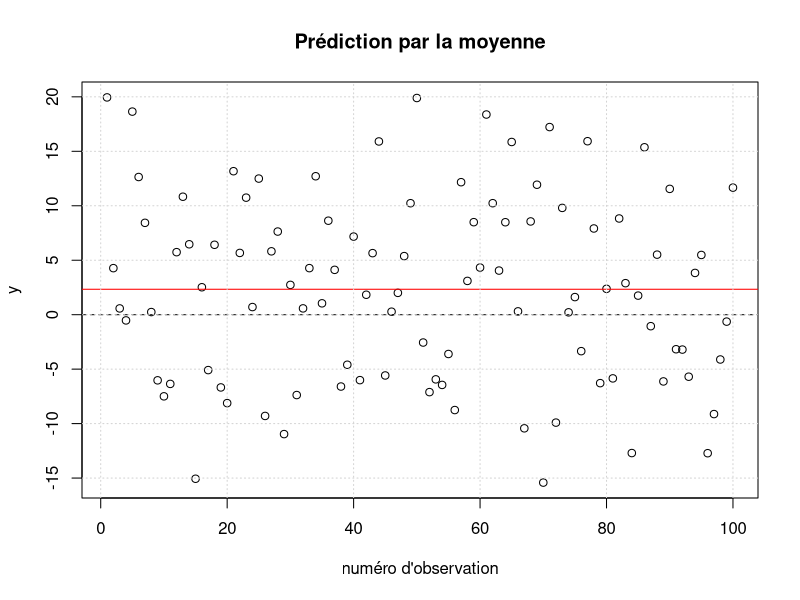

Reproduce this figure in R.
# Script R challenge 2024-2025
# Majeure SD, UP2 : apprentissage statistique
# Techniques de Régression pour la prédiction

# 0. Données d'apprentissage

data <- read.table(file="data.txt", header=TRUE)
y <- data[,1]             # réponse
X <- data[,-1]            # matrice des prédicteurs

names(X[,1:5])            # noms des 5 premiers prédicteurs

n <- dim(data)[1]
p <- dim(data)[2] - 1     # p = nombre de prédicteurs > n


# 1. Prédiction par la moyenne (prédicteur constant)

prediction_constante <- mean(y)

plot(y, xlab="numéro d'observation")
abline(h=c(0, prediction_constante), lty=c(2,1), col=c("black","red"))
title('Prédiction par la moyenne')
grid()

RMSE_ref <- sd(y)         # écart-type de y
print(round(RMSE_ref,2))

# 2. Différentes techniques de régression
# A vous de jouer et faire beaucoup mieux que RMSE_ref

# 3. Prédictions associées au prédicteur constant (ne tient pas compte des prédicteurs) 

# Données test pour le calcul des prédictions demandées dans le challenge

Xnew <- read.table(file="Xtest.txt", header=TRUE)
head(Xnew[,1:8])   # pour vérifier la bonne lecture des données test

n.test <- dim(Xnew)[1] # nombre de prédictions à faire

predictions <- matrix(0, ncol=1, nrow=n.test) # initialisation
for (k in 1:n.test){
  predictions[k] <- prediction_constante
}

# Fichier texte des prédictions 

write.table(predictions, row.names=FALSE, col.names=FALSE,
            file="BAY_Xavier.txt")

# S'assurer que ce fichier a le bon format en l'ouvrant avec un éditeur
# de texte quelconque et le déposer sur Campus
